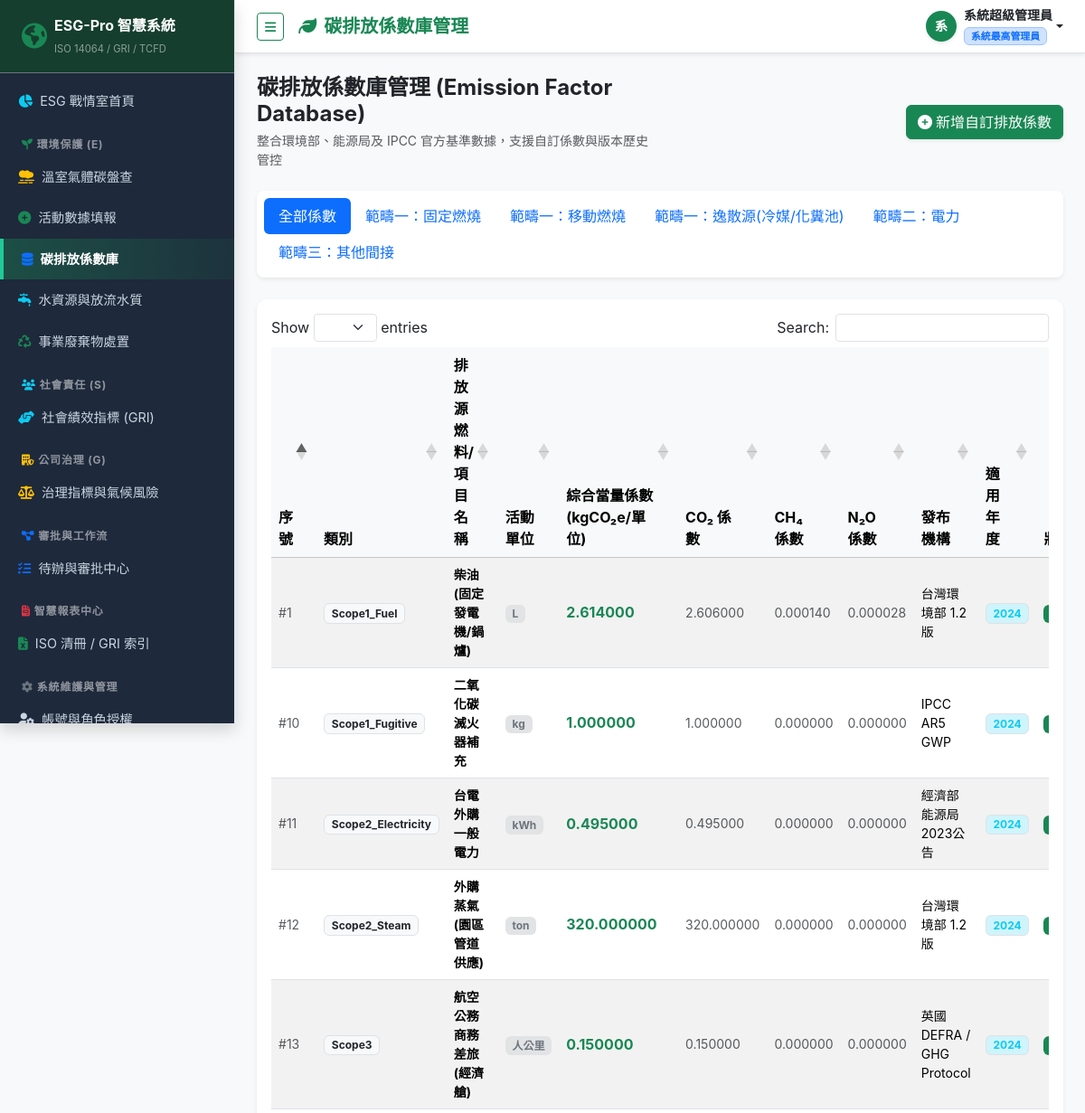
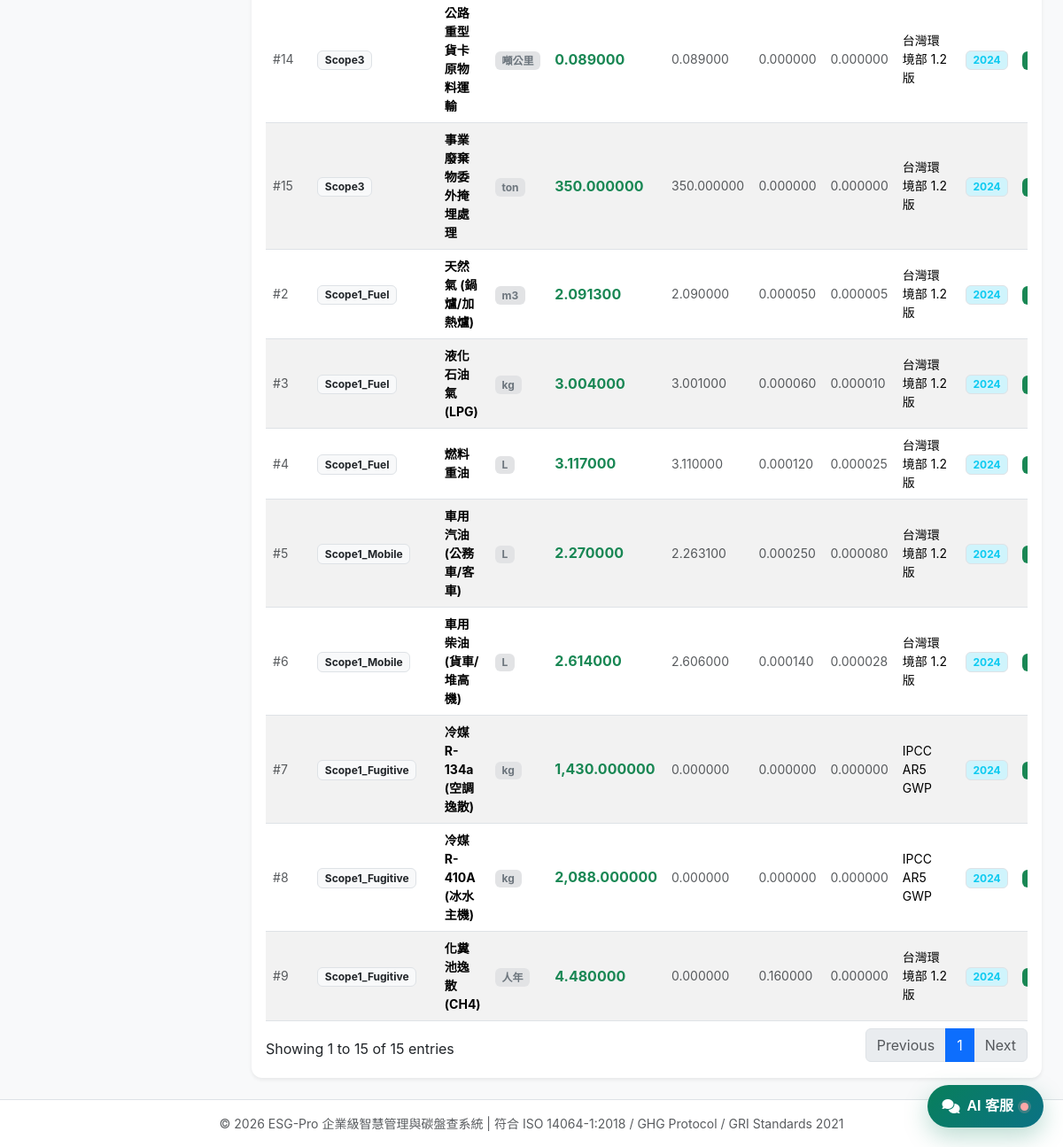
The app's page /factors (signed in) with its own data (2 pictures, top to bottom).
### tables this page shows
CREATE TABLE IF NOT EXISTS `sys_users` (
    `id` INT UNSIGNED AUTO_INCREMENT PRIMARY KEY,
    `username` VARCHAR(50) NOT NULL UNIQUE COMMENT '登入帳號',
    `password_hash` VARCHAR(255) NOT NULL COMMENT 'Bcrypt加密雜湊密碼',
    `real_name` VARCHAR(50) NOT NULL COMMENT '真實中文姓名',
    `email` VARCHAR(100) NOT NULL COMMENT '電子信箱',
    `phone` VARCHAR(30) NULL COMMENT '分機或手機',
    `org_id` INT UNSIGNED NOT NULL COMMENT '所屬組織/部門',
    `role_id` INT UNSIGNED NOT NULL COMMENT '指派角色',
    `status` TINYINT(1) NOT NULL DEFAULT 1 COMMENT '帳號狀態 (1:啟用, 0:停用)',
    `failed_attempts` INT NOT NULL DEFAULT 0 COMMENT '連續密碼錯誤次數',
    `locked_until` DATETIME NULL DEFAULT NULL COMMENT '帳號鎖定截止時間',
    `last_login_at` DATETIME NULL COMMENT '最後登入時間',
    `last_login_ip` VARCHAR(45) NULL COMMENT '最後登入IP',
    `created_at` DATETIME NOT NULL DEFAULT CURRENT_TIMESTAMP,
    `updated_at` DATETIME NULL ON UPDATE CURRENT_TIMESTAMP,
    INDEX `idx_org` (`org_id`),
    INDEX `idx_role` (`role_id`),
    CONSTRAINT `fk_user_org` FOREIGN KEY (`org_id`) REFERENCES `sys_organizations` (`id`) ON DELETE RESTRICT,
    CONSTRAINT `fk_user_role` FOREIGN KEY (`role_id`) REFERENCES `sys_roles` (`id`) ON DELETE RESTRICT
);

CREATE TABLE IF NOT EXISTS `sys_roles` (
    `id` INT UNSIGNED AUTO_INCREMENT PRIMARY KEY,
    `role_key` VARCHAR(50) NOT NULL UNIQUE COMMENT '角色識別代碼',
    `role_name` VARCHAR(50) NOT NULL COMMENT '角色中文名稱',
    `description` VARCHAR(255) NULL COMMENT '角色權責說明',
    `permissions` TEXT NULL COMMENT '功能權限集合(JSON格式)',
    `created_at` DATETIME NOT NULL DEFAULT CURRENT_TIMESTAMP
);

CREATE TABLE IF NOT EXISTS `esg_emission_factors` (
    `id` INT UNSIGNED AUTO_INCREMENT PRIMARY KEY,
    `category` VARCHAR(50) NOT NULL COMMENT '類別 (Scope1_Fuel, Scope1_Mobile, Scope1_Fugitive, Scope2_Electricity, Scope2_Steam, Scope3)',
    `fuel_name` VARCHAR(100) NOT NULL COMMENT '排放源名稱 (如: 柴油-固定源、車用汽油、台電電力)',
    `activity_unit` VARCHAR(20) NOT NULL COMMENT '活動數據單位 (L, m3, kWh, ton, kg, km)',
    `co2_factor` DECIMAL(12,6) NOT NULL DEFAULT 0.000000 COMMENT 'CO2 排放係數 (kg CO2 / 單位)',
    `ch4_factor` DECIMAL(12,6) NOT NULL DEFAULT 0.000000 COMMENT 'CH4 排放係數 (kg CH4 / 單位)',
    `n2o_factor` DECIMAL(12,6) NOT NULL DEFAULT 0.000000 COMMENT 'N2O 排放係數 (kg N2O / 單位)',
    `total_factor_co2e` DECIMAL(12,6) NOT NULL DEFAULT 0.000000 COMMENT '綜合當量係數 (kg CO2e / 單位)',
    `source_org` VARCHAR(100) NOT NULL COMMENT '係數來源機構 (環境部/能源局/IPCC/EPA)',
    `applicable_year` INT(4) NOT NULL DEFAULT 2024 COMMENT '適用年度',
    `is_active` TINYINT(1) NOT NULL DEFAULT 1 COMMENT '是否有效啟用 (1:有效, 0:停用)',
    `created_by` INT UNSIGNED NULL COMMENT '建立人員',
    `created_at` DATETIME NOT NULL DEFAULT CURRENT_TIMESTAMP,
    `updated_at` DATETIME NULL ON UPDATE CURRENT_TIMESTAMP,
    INDEX `idx_category` (`category`),
    INDEX `idx_year` (`applicable_year`)
);

### controllers/GhgController.php (called while the page is built, shortened)
<?php
class GhgController extends Controller {
    public function factors(): void {
        Auth::requirePermission('ghg', 'read');
        $category = $_GET['category'] ?? '';
        $filters = [];
        $factors = EmissionFactor::all($filters);
        $this->render('ghg/factors', [
            'pageTitle' => '碳排放係數庫管理',
            'activeNav' => 'factors',
            'factors'   => $factors,
            'selectedCategory' => $category
        ]);
    }
}

### index.php (called while the page is built, shortened)
<?php
$router = new Router();
$router->get('/login', [AuthController::class, 'login']);
$router->post('/login', [AuthController::class, 'doLogin']);
$router->post('/logout', [AuthController::class, 'logout']);
$router->get('/', [DashboardController::class, 'index']);
$router->get('/ghg', [GhgController::class, 'index']);
$router->get('/ghg/create', [GhgController::class, 'create']);
$router->post('/ghg/create', [GhgController::class, 'store']);
$router->post('/ghg/delete', [GhgController::class, 'delete']);
$router->get('/factors', [GhgController::class, 'factors']);
$router->post('/factors/store', [GhgController::class, 'factorStore']);
$router->get('/api/factors', [GhgController::class, 'apiFactors']);
$router->get('/environment/water', [EnvironmentController::class, 'water']);
$router->post('/environment/water/store', [EnvironmentController::class, 'waterStore']);
$router->get('/environment/waste', [EnvironmentController::class, 'waste']);
$router->post('/environment/waste/store', [EnvironmentController::class, 'wasteStore']);
$router->get('/social', [SocialController::class, 'index']);
$router->post('/social/store', [SocialController::class, 'store']);
$router->get('/governance', [GovernanceController::class, 'index']);
$router->post('/governance/store', [GovernanceController::class, 'store']);
$router->get('/workflow', [WorkflowController::class, 'index']);
$router->get('/workflow/detail', [WorkflowController::class, 'detail']);
$router->post('/workflow/approve', [WorkflowController::class, 'approve']);
$router->post('/workflow/reject', [WorkflowController::class, 'reject']);
$router->get('/attachments/download', [AttachmentController::class, 'download']);
$router->get('/manual', [ManualController::class, 'index']);
$router->get('/api/ai-assistant/status', [AiAssistantController::class, 'status']);
$router->post('/api/ai-assistant/chat', [AiAssistantController::class, 'chat']);
$router->get('/reports', [ReportController::class, 'index']);
$router->get('/reports/export_iso14064', [ReportController::class, 'exportIso14064']);
$router->get('/reports/export_gri', [ReportController::class, 'exportGri']);
$router->get('/reports/print_summary', [ReportController::class, 'printSummary']);
$router->get('/admin/users', [AdminController::class, 'users']);
$router->post('/admin/users/store', [AdminController::class, 'userStore']);
$router->get('/admin/orgs', [AdminController::class, 'orgs']);
$router->post('/admin/orgs/store', [AdminController::class, 'orgStore']);
$router->get('/admin/logs', [AdminController::class, 'logs']);
$router->get('/admin/settings', [AdminController::class, 'settings']);
$router->post('/admin/settings/store', [AdminController::class, 'settingsStore']);
$router->get('/admin/ai-assistant', [AiAssistantController::class, 'settings']);
$router->post('/admin/ai-assistant/store', [AiAssistantController::class, 'saveSettings']);
$router->post('/admin/ai-assistant/test', [AiAssistantController::class, 'testConnection']);
$router->dispatch();

### core/Auth.php (called while the page is built, shortened)
<?php
class Auth {
    public static function user(): ?array {
        try {
            $db = Database::getConnection();
            $stmt = $db->prepare("
                SELECT u.id, u.username, u.real_name, u.email, u.org_id, u.role_id,
                       r.role_key, r.role_name, r.permissions, o.org_name, o.org_type
                FROM `sys_users` u
                JOIN `sys_roles` r ON u.role_id = r.id
                JOIN `sys_organizations` o ON u.org_id = o.id
                WHERE u.id = :id AND u.status = 1
                LIMIT 1
            ");
            $stmt->execute([':id' => $_SESSION['esg_user']['id']]);
            $fresh = $stmt->fetch();
            if ($fresh) {
                $permissions = json_decode($fresh['permissions'] ?? '{}', true) ?: [];
            }
        } catch (\Exception $e) {
        }
        return $_SESSION['esg_user'] ?? null;
    }
    public static function can(string $module, string $action = 'read'): bool {
        $user = self::user();
        if ($user['role_key'] === 'super_admin' || !empty($user['permissions']['all'])) {
            return true;
        }
        $perms = $user['permissions'] ?? [];
        return (bool)$perms[$module];
    }
    public static function requirePermission(string $module, string $action = 'read'): void {
        if (!self::can($module, $action)) {
            http_response_code(403);
            die("<h1>403 Forbidden</h1><p>您無權限存取此模組或執行此操作 ({$module} / {$action})。<br><a href='/esg/'>返回首頁</a></p>");
        }
    }
}

### models/EmissionFactor.php (called while the page is built, shortened)
<?php
class EmissionFactor {
    public static function all(array $filters = []): array {
        $db = Database::getConnection();
        $sql = "SELECT * FROM `esg_emission_factors` WHERE 1=1";
        $params = [];
        $sql .= " ORDER BY `category` ASC, `id` ASC";
        $stmt = $db->prepare($sql);
        $stmt->execute($params);
        return $stmt->fetchAll();
    }
}

### helpers/Security.php (called while the page is built, shortened)
<?php
class Security {
    public static function e(?string $string): string {
        return htmlspecialchars((string)$string, ENT_QUOTES, 'UTF-8');
    }
}

### views/ghg/factors.php (the view, shortened to what this page needs)
<div class="row align-items-center mb-4">
    <div class="col-md-6">
        <h4 class="fw-bold mb-1 text-dark">碳排放係數庫管理 (Emission Factor Database)</h4>
        <p class="text-muted small mb-0">整合環境部、能源局及 IPCC 官方基準數據，支援自訂係數與版本歷史管控</p>
    </div>
    <div class="col-md-6 text-md-end mt-3 mt-md-0">
        <?php if (Auth::can('ghg', 'create')): ?>
        <button class="btn btn-success shadow-sm" data-bs-toggle="modal" data-bs-target="#factorModal" onclick="openFactorModal()">
            <i class="fa-solid fa-plus-circle me-1"></i>新增自訂排放係數
        </button>
        <?php endif; ?>
    </div>
</div>
<div class="mb-4">
    <div class="nav nav-pills bg-white p-2 rounded-3 shadow-sm">
        <a class="nav-link <?= empty($selectedCategory) ? 'active' : '' ?>" href="/esg/factors">全部係數</a>
        <a class="nav-link <?= $selectedCategory === 'Scope1_Fuel' ? 'active' : '' ?>" href="/esg/factors?category=Scope1_Fuel">範疇一：固定燃燒</a>
        <a class="nav-link <?= $selectedCategory === 'Scope1_Mobile' ? 'active' : '' ?>" href="/esg/factors?category=Scope1_Mobile">範疇一：移動燃燒</a>
        <a class="nav-link <?= $selectedCategory === 'Scope1_Fugitive' ? 'active' : '' ?>" href="/esg/factors?category=Scope1_Fugitive">範疇一：逸散源(冷媒/化糞池)</a>
        <a class="nav-link <?= $selectedCategory === 'Scope2_Electricity' ? 'active' : '' ?>" href="/esg/factors?category=Scope2_Electricity">範疇二：電力</a>
        <a class="nav-link <?= $selectedCategory === 'Scope3' ? 'active' : '' ?>" href="/esg/factors?category=Scope3">範疇三：其他間接</a>
    </div>
</div>
<div class="card p-3 shadow-sm">
    <div class="table-responsive">
        <table class="table table-hover table-striped align-middle data-table">
            <thead class="table-light">
                <tr>
                    <th>序號</th>
                    <th>類別</th>
                    <th>排放源燃料/項目名稱</th>
                    <th>活動單位</th>
                    <th>綜合當量係數 (kgCO₂e/單位)</th>
                    <th>CO₂ 係數</th>
                    <th>CH₄ 係數</th>
                    <th>N₂O 係數</th>
                    <th>發布機構</th>
                    <th>適用年度</th>
                    <th>狀態</th>
                </tr>
            </thead>
            <tbody>
                <?php foreach ($factors as $f): ?>
                <tr>
                    <td class="text-muted small">#<?= $f['id'] ?></td>
                    <td><span class="badge bg-light text-dark border"><?= Security::e($f['category']) ?></span></td>
                    <td class="fw-bold small"><?= Security::e($f['fuel_name']) ?></td>
                    <td><span class="badge bg-secondary-subtle text-secondary"><?= Security::e($f['activity_unit']) ?></span></td>
                    <td class="fw-bold text-success fs-6"><?= number_format((float)$f['total_factor_co2e'], 6) ?></td>
                    <td class="small text-muted"><?= number_format((float)$f['co2_factor'], 6) ?></td>
                    <td class="small text-muted"><?= number_format((float)$f['ch4_factor'], 6) ?></td>
                    <td class="small text-muted"><?= number_format((float)$f['n2o_factor'], 6) ?></td>
                    <td class="small"><?= Security::e($f['source_org']) ?></td>
                    <td><span class="badge bg-info-subtle text-info border"><?= $f['applicable_year'] ?></span></td>
                    <td>
                        <?= $f['is_active'] ? '<span class="badge bg-success">有效啟用</span>' : '<span class="badge bg-danger">停用</span>' ?>
                    </td>
                </tr>
                <?php endforeach; ?>
            </tbody>
        </table>
    </div>
</div>

### core/Router.php (shortened to what this page needs)
<?php
class Router {
    private array $routes = [];
    private function addRoute(string $method, string $path, array $handler): void {
        $pattern = preg_replace('/\{([a-zA-Z0-9_]+)\}/', '(?P<$1>[^/]+)', $path);
        $pattern = '#^' . $pattern . '$#';
        $this->routes[] = [
            'method'  => $method,
            'pattern' => $pattern,
            'handler' => $handler
        ];
    }
    public function dispatch(): void {
        $method = $_SERVER['REQUEST_METHOD'];
        $uri = parse_url($_SERVER['REQUEST_URI'], PHP_URL_PATH);
        $base = '/esg';
        if (str_starts_with($uri, $base)) {
            $uri = substr($uri, strlen($base));
        }
        $uri = '/' . ltrim($uri, '/');
        foreach ($this->routes as $route) {
            if ($route['method'] === $method && preg_match($route['pattern'], $uri, $matches)) {
                [$controllerClass, $action] = $route['handler'];
                $params = array_filter($matches, 'is_string', ARRAY_FILTER_USE_KEY);
                $controller = new $controllerClass();
                call_user_func_array([$controller, $action], $params);
                return;
            }
        }
    }
}

### views/layouts/header.php (shortened to what this page needs)
<?php
$currentUser = Auth::user();
?>
<!DOCTYPE html>
<html lang="zh-Hant-TW">
<head>
    <link href="https://cdn.jsdelivr.net/npm/bootstrap@5.3.2/dist/css/bootstrap.min.css" rel="stylesheet">
    <link href="https://cdnjs.cloudflare.com/ajax/libs/font-awesome/6.4.2/css/all.min.css" rel="stylesheet">
    <link href="https://cdn.datatables.net/1.13.7/css/dataTables.bootstrap5.min.css" rel="stylesheet">
    <link href="/esg/assets/css/custom.css" rel="stylesheet">
    <link href="/esg/assets/css/ai-assistant.css" rel="stylesheet">
</head>
<body class="bg-light">
<div class="d-flex" id="wrapper">
    <?php require __DIR__ . '/sidebar.php'; ?>
    <div id="page-content-wrapper">
        <nav class="navbar navbar-expand-lg navbar-white bg-white border-bottom shadow-sm px-3 px-md-4 py-2">
            <div class="container-fluid p-0">
                <button class="btn btn-outline-success btn-sm me-2 me-md-3" id="sidebarToggle" aria-label="切換選單">
                    <i class="fa-solid fa-bars"></i>
                </button>
                <h5 class="m-0 text-success fw-bold d-none d-md-block">
                    <i class="fa-solid fa-leaf text-success me-2"></i><?= Security::e($pageTitle ?? 'ESG 永續戰情室') ?>
                </h5>
                <div class="ms-auto d-flex align-items-center">
                    <div class="dropdown">
                        <a class="nav-link dropdown-toggle d-flex align-items-center text-dark p-0" href="#" role="button" data-bs-toggle="dropdown" aria-expanded="false">
                            <div class="avatar bg-success text-white rounded-circle d-flex align-items-center justify-content-center me-1 me-sm-2 shadow-sm" style="width: 34px; height: 34px; font-weight: 600; font-size: 0.9rem;">
                                <?= mb_substr($currentUser['real_name'] ?? 'U', 0, 1) ?>
                            </div>
                            <div class="d-none d-sm-block text-start">
                                <div class="fw-bold small lh-sm"><?= Security::e($currentUser['real_name'] ?? '') ?></div>
                                <span class="badge bg-primary-subtle text-primary border border-primary-subtle" style="font-size: 0.68rem;">
                                    <?= Security::e($currentUser['role_name'] ?? '') ?>
                                </span>
                            </div>
                        </a>
                    </div>
                </div>
            </div>
        </nav>
        <div class="container-fluid px-2 px-sm-3 px-md-4 py-3 py-md-4">

### records on screen
sys_users: real_name "系", real_name "系統超級管理員", role.role_name "系統最高管理員"
esg_emission_factors: id "1", category "Scope1_Fuel", fuel_name "柴油 (固定發電機/鍋爐)", activity_unit "L", total_factor_co2e "2.614000", co2_factor "2.606000", ch4_factor "0.000140", n2o_factor "0.000028", source_org "台灣環境部 1.2版", applicable_year "2024"
esg_emission_factors: id "2", category "Scope1_Fuel", fuel_name "天然氣 (鍋爐/加熱爐)", activity_unit "m3", total_factor_co2e "2.091300", co2_factor "2.090000", ch4_factor "0.000050", n2o_factor "0.000005", source_org "台灣環境部 1.2版", applicable_year "2024"
esg_emission_factors: id "3", category "Scope1_Fuel", fuel_name "液化石油氣 (LPG)", activity_unit "kg", total_factor_co2e "3.004000", co2_factor "3.001000", ch4_factor "0.000060", n2o_factor "0.000010", source_org "台灣環境部 1.2版", applicable_year "2024"
esg_emission_factors: id "4", category "Scope1_Fuel", fuel_name "燃料重油", activity_unit "L", total_factor_co2e "3.117000", co2_factor "3.110000", ch4_factor "0.000120", n2o_factor "0.000025", source_org "台灣環境部 1.2版", applicable_year "2024"
esg_emission_factors: id "7", category "Scope1_Fugitive", fuel_name "冷媒 R-134a (空調逸散)", activity_unit "kg", total_factor_co2e "1,430.000000", co2_factor "0.000000", ch4_factor "0.000000", n2o_factor "0.000000", source_org "IPCC AR5 GWP", applicable_year "2024"
esg_emission_factors: id "8", category "Scope1_Fugitive", fuel_name "冷媒 R-410A (冰水主機)", activity_unit "kg", total_factor_co2e "2,088.000000", co2_factor "0.000000", ch4_factor "0.000000", n2o_factor "0.000000", source_org "IPCC AR5 GWP", applicable_year "2024"
esg_emission_factors: id "9", category "Scope1_Fugitive", fuel_name "化糞池逸散 (CH4)", activity_unit "人年", total_factor_co2e "4.480000", co2_factor "0.000000", ch4_factor "0.160000", n2o_factor "0.000000", source_org "台灣環境部 1.2版", applicable_year "2024"
esg_emission_factors: id "10", category "Scope1_Fugitive", fuel_name "二氧化碳滅火器補充", activity_unit "kg", total_factor_co2e "1.000000", co2_factor "1.000000", ch4_factor "0.000000", n2o_factor "0.000000", source_org "IPCC AR5 GWP", applicable_year "2024"
esg_emission_factors: id "5", category "Scope1_Mobile", fuel_name "車用汽油 (公務車/客車)", activity_unit "L", total_factor_co2e "2.270000", co2_factor "2.263100", ch4_factor "0.000250", n2o_factor "0.000080", source_org "台灣環境部 1.2版", applicable_year "2024"
esg_emission_factors: id "6", category "Scope1_Mobile", fuel_name "車用柴油 (貨車/堆高機)", activity_unit "L", total_factor_co2e "2.614000", co2_factor "2.606000", ch4_factor "0.000140", n2o_factor "0.000028", source_org "台灣環境部 1.2版", applicable_year "2024"
esg_emission_factors: id "11", category "Scope2_Electricity", fuel_name "台電外購一般電力", activity_unit "kWh", total_factor_co2e "0.495000", co2_factor "0.495000", ch4_factor "0.000000", n2o_factor "0.000000", source_org "經濟部能源局 2023公告", applicable_year "2024"
esg_emission_factors: id "12", category "Scope2_Steam", fuel_name "外購蒸氣 (園區管道供應)", activity_unit "ton", total_factor_co2e "320.000000", co2_factor "320.000000", ch4_factor "0.000000", n2o_factor "0.000000", source_org "台灣環境部 1.2版", applicable_year "2024"
esg_emission_factors: id "13", category "Scope3", fuel_name "航空公務商務差旅 (經濟艙)", activity_unit "人公里", total_factor_co2e "0.150000", co2_factor "0.150000", ch4_factor "0.000000", n2o_factor "0.000000", source_org "英國 DEFRA / GHG Protocol", applicable_year "2024"
esg_emission_factors: id "14", category "Scope3", fuel_name "公路重型貨卡原物料運輸", activity_unit "噸公里", total_factor_co2e "0.089000", co2_factor "0.089000", ch4_factor "0.000000", n2o_factor "0.000000", source_org "台灣環境部 1.2版", applicable_year "2024"
esg_emission_factors: id "15", category "Scope3", fuel_name "事業廢棄物委外掩埋處理", activity_unit "ton", total_factor_co2e "350.000000", co2_factor "350.000000", ch4_factor "0.000000", n2o_factor "0.000000", source_org "台灣環境部 1.2版", applicable_year "2024"
